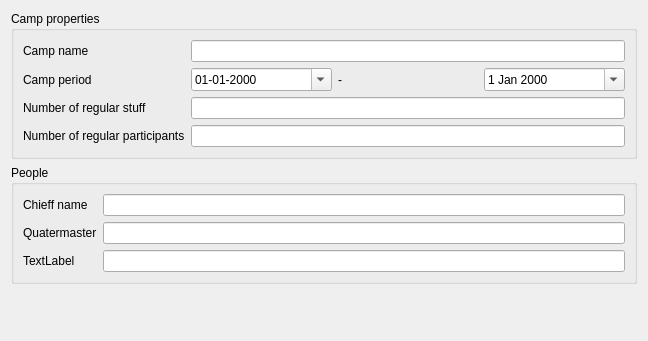
<?xml version="1.0" encoding="UTF-8"?>
<ui version="4.0">
 <class>CampSettings</class>
 <widget class="QWidget" name="CampSettings">
  <property name="geometry">
   <rect>
    <x>0</x>
    <y>0</y>
    <width>648</width>
    <height>341</height>
   </rect>
  </property>
  <property name="windowTitle">
   <string>Form</string>
  </property>
  <layout class="QVBoxLayout" name="verticalLayout">
   <item>
    <widget class="QGroupBox" name="groupBox">
     <property name="title">
      <string>Camp properties</string>
     </property>
     <layout class="QFormLayout" name="formLayout">
      <item row="0" column="0">
       <widget class="QLabel" name="label_name">
        <property name="text">
         <string>Camp name</string>
        </property>
       </widget>
      </item>
      <item row="0" column="1">
       <widget class="QLineEdit" name="edit_campname"/>
      </item>
      <item row="2" column="0">
       <widget class="QLabel" name="label_period">
        <property name="text">
         <string>Camp period</string>
        </property>
       </widget>
      </item>
      <item row="2" column="1">
       <layout class="QHBoxLayout" name="horizontalLayout_2">
        <item>
         <widget class="QDateTimeEdit" name="period_start">
          <property name="displayFormat">
           <string>dd-MM-yyyy</string>
          </property>
          <property name="calendarPopup">
           <bool>true</bool>
          </property>
         </widget>
        </item>
        <item>
         <widget class="QLabel" name="label">
          <property name="text">
           <string>-</string>
          </property>
         </widget>
        </item>
        <item>
         <widget class="QDateEdit" name="period_stop">
          <property name="calendarPopup">
           <bool>true</bool>
          </property>
         </widget>
        </item>
       </layout>
      </item>
      <item row="4" column="1">
       <widget class="QLineEdit" name="edit_partnr">
        <property name="inputMethodHints">
         <set>Qt::ImhDigitsOnly</set>
        </property>
       </widget>
      </item>
      <item row="4" column="0">
       <widget class="QLabel" name="label_participants">
        <property name="text">
         <string>Number of regular participants</string>
        </property>
       </widget>
      </item>
      <item row="3" column="1">
       <widget class="QLineEdit" name="edit_stuffnr"/>
      </item>
      <item row="3" column="0">
       <widget class="QLabel" name="label_stuff">
        <property name="text">
         <string>Number of regular stuff</string>
        </property>
       </widget>
      </item>
     </layout>
    </widget>
   </item>
   <item>
    <widget class="QGroupBox" name="groupBox_2">
     <property name="title">
      <string>People</string>
     </property>
     <layout class="QFormLayout" name="formLayout_2">
      <item row="2" column="0">
       <widget class="QLabel" name="label_chieff">
        <property name="text">
         <string>Chieff name</string>
        </property>
       </widget>
      </item>
      <item row="2" column="1">
       <widget class="QLineEdit" name="lineEdit_3"/>
      </item>
      <item row="3" column="1">
       <widget class="QLineEdit" name="edit_qmaster"/>
      </item>
      <item row="4" column="1">
       <widget class="QLineEdit" name="lineEdit_2"/>
      </item>
      <item row="3" column="0">
       <widget class="QLabel" name="label_qmaster">
        <property name="text">
         <string>Quatermaster</string>
        </property>
       </widget>
      </item>
      <item row="4" column="0">
       <widget class="QLabel" name="label_2">
        <property name="text">
         <string>TextLabel</string>
        </property>
       </widget>
      </item>
     </layout>
    </widget>
   </item>
   <item>
    <spacer name="verticalSpacer">
     <property name="orientation">
      <enum>Qt::Vertical</enum>
     </property>
     <property name="sizeHint" stdset="0">
      <size>
       <width>20</width>
       <height>40</height>
      </size>
     </property>
    </spacer>
   </item>
  </layout>
 </widget>
 <resources/>
 <connections/>
</ui>
